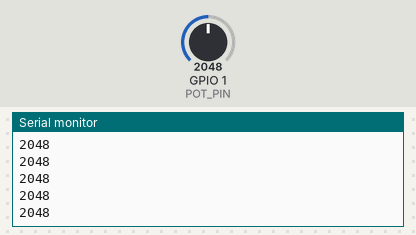
Simulated run of this sketch. Board: ESP32. On the bench: the last lines printed to the serial monitor. Inputs (shaded band) come from the test bench; at power-on: GPIO 1 (POT_PIN) = 2048.

Above: at 1.2 s.
1.3 s: GPIO 1 (POT_PIN) set to 2866
At 1.31 s:
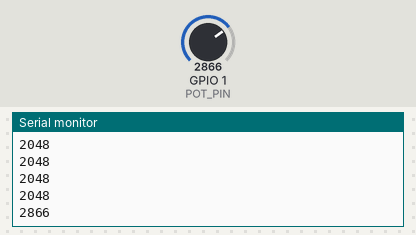
2.8 s: GPIO 1 (POT_PIN) set to 3603
At 2.81 s:
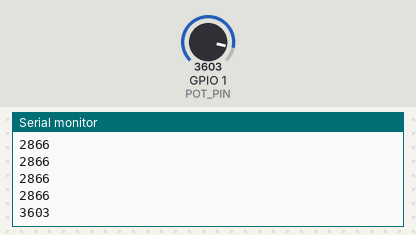
Timing chart, 0 to 5.8 s (numbered marks = the images above; inputs shaded):
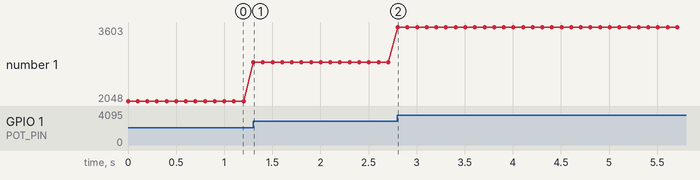

The sketch:

sketch.ino
```cpp
#define POT_PIN 1

void TaskPot(void *pvParameters) {
  while (1) {
    int value = analogRead(POT_PIN);
    Serial.println(value);
    vTaskDelay(100 / portTICK_PERIOD_MS);
  }
}

void setup() {
  Serial.begin(115200);

  // core 0
  // xTaskCreatePinnedToCore(TaskPot, "POT", 2048, NULL, 1, NULL, 0);

 // core 1
  xTaskCreatePinnedToCore(TaskPot, "POT", 2048, NULL, 1, NULL, 1); // core 1
}

void loop() {}
```

Measured:
- after the input at 1.3 s, the serial monitor: prints a new line at once (image 1)
- after the input at 2.8 s, the serial monitor: prints a new line at once (image 2)
- plotted number 1: 2048 → 2866 after the input at 1.3 s, 2866 → 3603 after the input at 2.8 s
